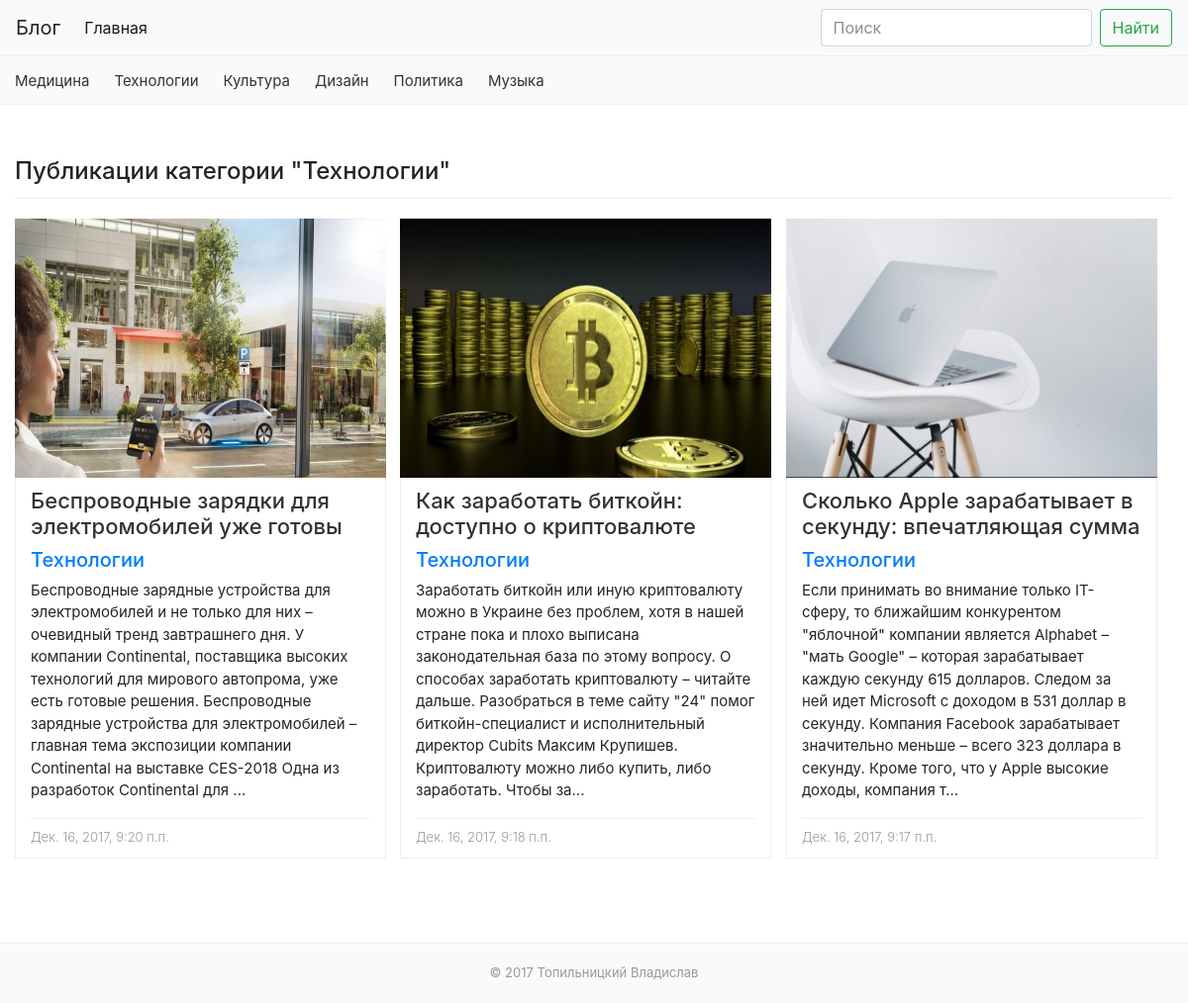
The page /category/technology/ on the database its author committed.
### post/models.py (models this page shows, shortened)
class Category(models.Model):
	class Meta():
		db_table = 'category'
		verbose_name = 'Категория'
		verbose_name_plural = 'Категории'
	title = models.CharField('Название', max_length=100)
	slug = models.SlugField('Slug')

class Post(models.Model):
	class Meta():
		db_table = 'post'
		verbose_name = 'Статья'
		verbose_name_plural = 'Статьи'
		ordering = ['date_created']
	title = models.CharField('Заголовок', max_length=100)
	category = models.ForeignKey('Category', related_name='entries', default=1)
	text = models.TextField('Текст статьи', max_length=1500)
	image = models.ImageField('Изображение', upload_to='post/', blank=True)
	date_created = models.DateTimeField('Создан', auto_now_add=True)
	date_updated = models.DateTimeField('Обновлено', auto_now=True)
	is_moderated = models.BooleanField('Модерация', default=False)

### post/views.py (the view)
# urls.py: url(r'^category/(?P<slug>.+)/$', views.category, name='category'),
def category(request, slug):
	category = get_object_or_404(Category,slug=slug)
	categories = Category.objects.exclude(pk=1)
	posts = category.entries.order_by('-date_created')
	return render(request, "cat.html", {'category': category, 'categories': categories, 'posts': posts})

### templates/cat.html (shortened to what this page needs)
{% load static %}
<!DOCTYPE html>
<html>
<head>
  <link rel="stylesheet" href="{% static '/css/bootstrap.css' %}">
  <link rel="stylesheet" href="{% static '/css/style.css' %}">
</head>
<body>
  <header class="header">
    <nav class="navbar navbar-expand-lg navbar-light bg-light">
      <a class="navbar-brand">Блог</a>
      <div class="collapse navbar-collapse" id="navbarSupportedContent">
      <ul class="navbar-nav mr-auto">
        <li class="nav-item active">
        <a class="nav-link" href="{% url 'post:post_list' %}">Главная <span class="sr-only">(current)</span></a>
        </li>
      </ul>
      <form method="get" action="/search-results/" class="form-inline my-2 my-lg-0">
        <input class="form-control mr-sm-2" type="search" name="q" placeholder="Поиск" aria-label="Search">
        <button class="btn btn-outline-success my-2 my-sm-0" type="submit">Найти</button>
      </form>
      </div>
    </nav>
    <nav class="main-nav">
      <div class="main-nav__inner">
      {% for category in categories %}
        <a href="{% url 'post:category' slug=category.slug %}">{{ category.title }}</a>
      {% endfor %}
      </div>
    </nav>
  </header>
  <main class="content content--pd">
    <div class="def-container">
      <section class="postblock">
        <h2 class="postblock__heading">Публикации категории "{{ category.title }}" </h2>
        <div class="postblock__posts">
        {% for post in posts %}
          <div class="postblock__item one-post">
            <a href="{% url 'post:post_single' pk=post.pk %}" class="one-post__img">
              <div>
              {% if post.image %}
                <img src="{{post.image.url}}" alt="office">
              {% endif %}
              </div>
            </a>
            <div class="one-post__content">
              <h2 class="one-post__heading">
                <a href="{% url 'post:post_single' pk=post.pk %}">{{post.title}}</a>
              </h2>
              <h5><a href = "{% url 'post:category' slug=post.category.slug %}"> {{ post.category.title }} </a></h5>
              <p class="one-post__text">{% if post.text|length > 375  %}
              {{ post.text|slice:":372"}}...
              {% else %}
              {{post.text}}
              {% endif %}
              </p>
              <div class="one-post__bottom">
                <span class="one-post__date">{{post.date_created}}</span>
              </div>
            </div>
          </div>
        {% endfor %}
        </div>
      </section>
    </div>
  </main>
  <footer class="footer">
    <div class="footer__inner">
      <p class="footer__copy">&copy; 2017 Топильницкий Владислав</p>
    </div>
  </footer>
</body>
</html>

### post/static/css/style.css (style rules this page uses)
.main-nav { background-color:#fafafa;border-bottom:1px solid #eee;border-top:1px solid #eee;height:50px }
.main-nav__inner { max-width:1200px;padding-left:15px;padding-right:15px;overflow-y:auto;display:-webkit-flex;display:-ms-flexbox;display:flex }
.main-nav__inner a { display:inline-block;line-height:50px;font-size:15px;color:#333 }
.main-nav__inner a+a { margin-left:15px }
@media (min-width: 1200px) { .main-nav__inner a+a { margin-left:25px } }
.def-container { max-width:1920px;padding-left:15px;padding-right:15px;margin-left:auto;margin-right:auto }
body { background-color:#fafafa }
.content { background-color:#fff }
.content--pd { padding-top:25px;padding-bottom:25px }
@media (min-width: 1200px) { .content--pd { padding-top:50px;padding-bottom:50px } }
.postblock__heading { line-height:1.4;font-size:18px }
@media (min-width: 1200px) { .postblock__heading { font-size:24px } }
.postblock__posts { border-top:1px solid #eee;margin-top:10px;padding-top:20px;padding-bottom:20px }
.one-post { width:100%;margin-bottom:15px }
@media (min-width: 768px) { .one-post { width:calc(50% - 15px) } }
@media (min-width: 1200px) { .one-post { width:calc(33.3333% - 15px) } }
.one-post__img { text-decoration:none;display:block;height:0;line-height:0;position:relative;padding-top:70%;overflow:hidden }
.one-post__img>div { width:100%;height:100%;top:0;left:0;position:absolute;z-index:1 }
.one-post__img>div img { width:100%;min-height:100%;vertical-align:middle;max-width:100%;border:0 }
.one-post__img:after { content:"";position:absolute;top:0;left:0;right:0;bottom:0;z-index:2;background-color:rgba(0,0,0,0.5);transition:opacity .2s ease-in;opacity:0 }
.one-post__content { border-left:1px solid #eee;border-right:1px solid #eee;border-bottom:1px solid #eee;padding:10px 15px }
.one-post__heading { font-size:18px;color:#333 }
@media (min-width: 1200px) { .one-post__heading { font-size:22px } }
.one-post__heading a { color:#333 }
.one-post__text { display:block;font-size:14px }
@media (min-width: 1200px) { .one-post__text { font-size:15px } }
.one-post__bottom { border-top:1px solid #eee;padding-top:5px }
.one-post__date { font-size:13px;font-weight:300;color:#999 }
.footer { background-color:#fafafa;border-top:1px solid #eee }
.footer__inner { max-width:1200px;padding:20px 15px 5px 15px;text-align:center;margin-left:auto;margin-right:auto }
.footer__copy { display:block;font-size:13px;color:#999 }

### rows shown on the page
Category: title "Медицина"
Category: title "Технологии"
Category: title "Культура"
Category: title "Дизайн"
Category: title "Политика"
Category: title "Музыка"
Post: image (picture), title "Беспроводные зарядки для электромобилей уже готовы", category "Технологии", text "Беспроводные зарядные устройства для электромобилей и не только для них – очевидный тренд завтрашнего дня. У компании Continental, поставщика высоких технологий для мирового автопрома, уже есть готовые решения. Беспроводные зарядные устройства для электромобилей – главная тема экспозиции компании Continental на выставке CES-2018 Одна из разработок Continental для", date_created "Дек. 16, 2017, 9:20 п.п."
Post: image (picture), title "Как заработать биткойн: доступно о криптовалюте", category "Технологии", text "Заработать биткойн или иную криптовалюту можно в Украине без проблем, хотя в нашей стране пока и плохо выписана законодательная база по этому вопросу. О способах заработать криптовалюту – читайте дальше. Разобраться в теме сайту \"24\" помог биткойн-специалист и исполнительный директор Cubits Максим Крупишев. Криптовалюту можно либо купить, либо заработать. Чтобы за", date_created "Дек. 16, 2017, 9:18 п.п."
Post: image (picture), title "Сколько Apple зарабатывает в секунду: впечатляющая сумма", category "Технологии", text "Если принимать во внимание только IT-сферу, то ближайшим конкурентом \"яблочной\" компании является Alphabet – \"мать Google\" – которая зарабатывает каждую секунду 615 долларов. Следом за ней идет Microsoft с доходом в 531 доллар в секунду. Компания Facebook зарабатывает значительно меньше – всего 323 доллара в секунду. Кроме того, что у Apple высокие доходы, компания т", date_created "Дек. 16, 2017, 9:17 п.п."
